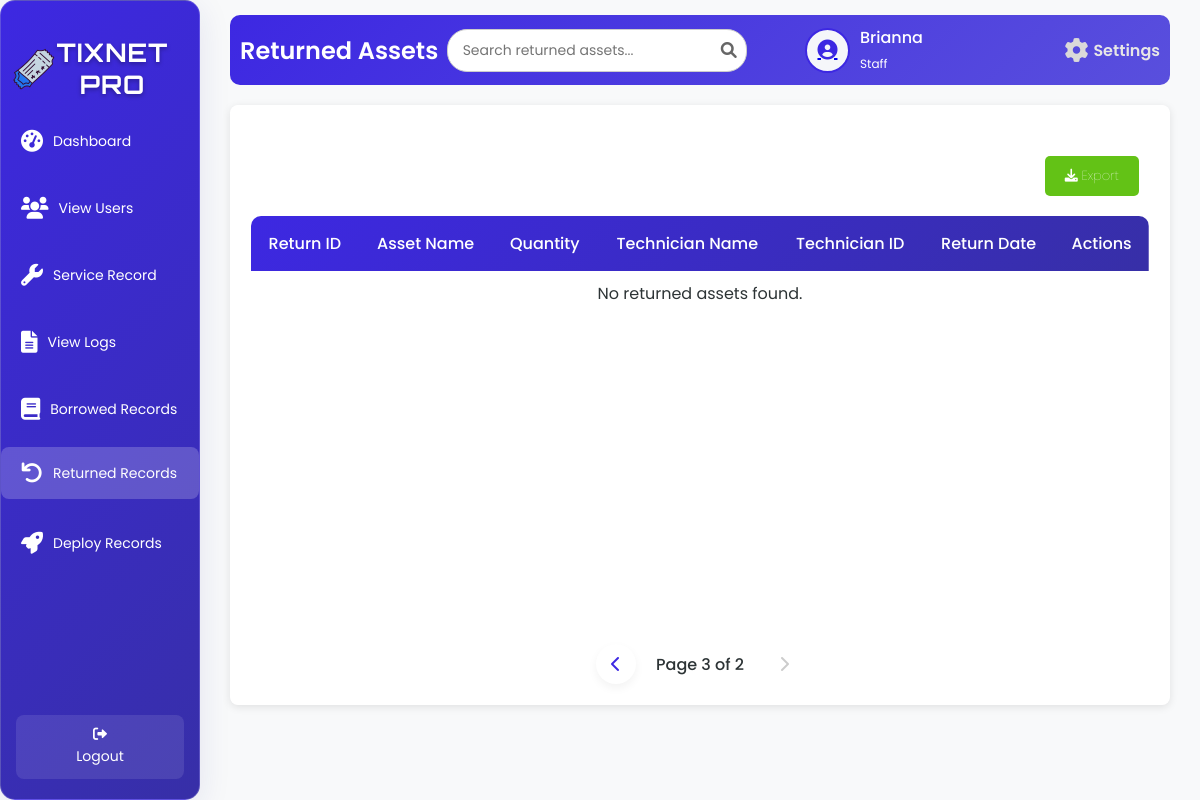
Page /returnT.php?page=3 (signed in) on the earlier database version.
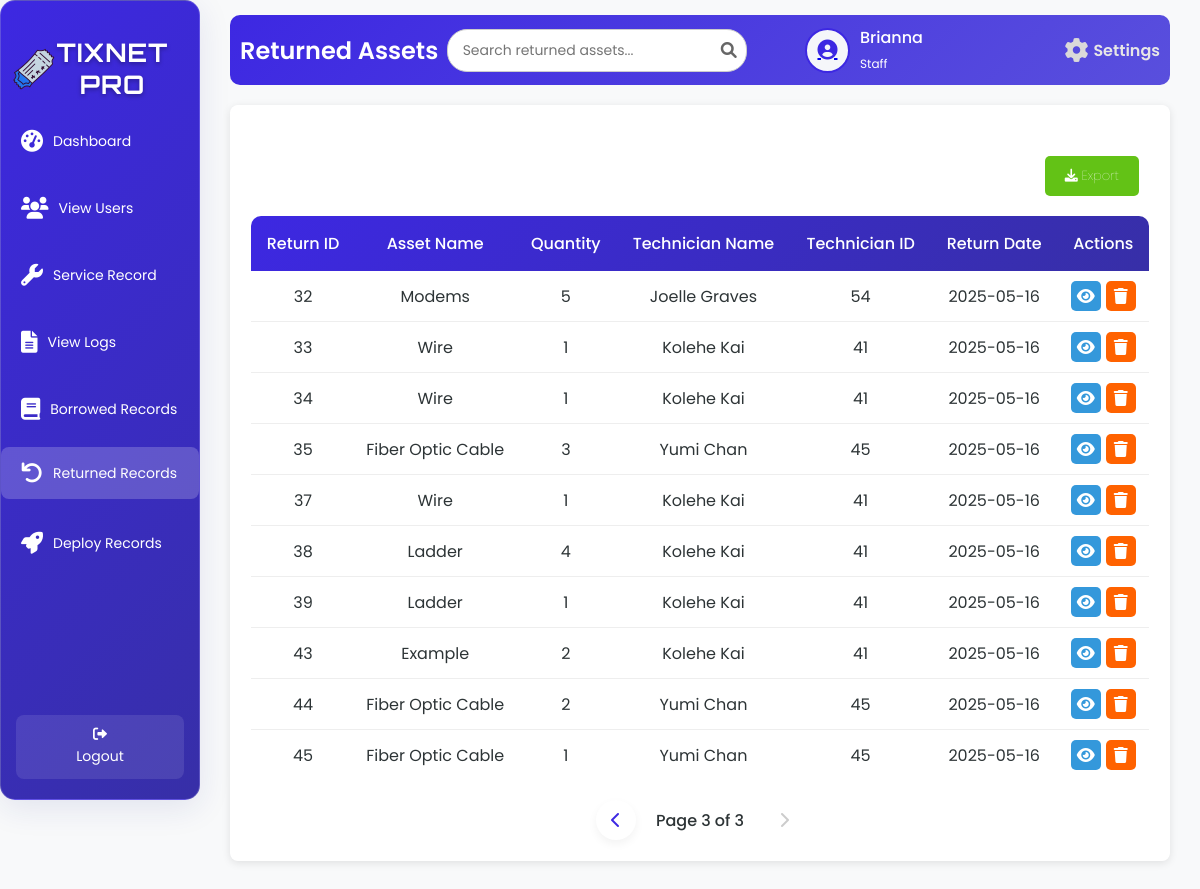
Same page on the later database version.
### tables this page shows
CREATE TABLE `tbl_user` (
  `u_id` int(50) NOT NULL,
  `u_fname` varchar(200) NOT NULL,
  `u_lname` varchar(200) NOT NULL,
  `u_email` varchar(200) NOT NULL,
  `u_username` varchar(200) NOT NULL,
  `u_password` varchar(200) NOT NULL,
  `u_type` varchar(200) NOT NULL,
  `u_status` varchar(200) NOT NULL
);

CREATE TABLE `tbl_returned` (
  `r_id` int(50) NOT NULL,
  `r_assets_name` varchar(200) NOT NULL,
  `r_quantity` int(50) NOT NULL,
  `r_technician_name` varchar(200) NOT NULL,
  `r_technician_id` int(50) NOT NULL,
  `r_date` date NOT NULL
);

### returnT.php (the view, shortened to what this page needs)
<?php
include 'db.php';
$username = $_SESSION['username'];
$firstName = '';
$userType = '';
$avatarPath = $_SESSION['avatarPath'];
if ($conn) {
    $sqlUser = "SELECT u_fname, u_lname, u_type FROM tbl_user WHERE u_username = ?";
    $stmt = $conn->prepare($sqlUser);
    $stmt->bind_param("s", $username);
    $stmt->execute();
    $resultUser = $stmt->get_result();
    if ($resultUser->num_rows > 0) {
        $row = $resultUser->fetch_assoc();
        $firstName = $row['u_fname'];
        $userType = $row['u_type'];
    }
    $limit = 10;
    $page = isset($_GET['page']) ? (int)$_GET['page'] : 1;
    $offset = ($page - 1) * $limit;
    $countQuery = "SELECT COUNT(*) as total FROM tbl_returned";
    $countResult = $conn->query($countQuery);
    $totalRecords = $countResult->fetch_assoc()['total'];
    $totalPages = ceil($totalRecords / $limit);
    $sqlBorrowed = "SELECT r_id, r_assets_name, r_quantity, r_technician_name, r_technician_id, r_date FROM tbl_returned LIMIT ?, ?";
    $stmt = $conn->prepare($sqlBorrowed);
    $stmt->bind_param("ii", $offset, $limit);
    $stmt->execute();
    $resultBorrowed = $stmt->get_result();
} else {
    echo "Database connection failed.";
    exit();
}
?>
<!DOCTYPE html>
<html lang="en">
<head>
    <link rel="stylesheet" href="returnT.css">
    <link rel="stylesheet" href="https://cdnjs.cloudflare.com/ajax/libs/font-awesome/6.0.0-beta3/css/all.min.css">
</head>
<body>
<div class="wrapper">
    <div class="sidebar glass-container">
        <h2><img src="image/logo.png" alt="Tix Net Icon" class="sidebar-icon">TixNet Pro</h2>
        <ul>
            <li><a href="adminD.php"><i class="fas fa-tachometer-alt"></i> <span>Dashboard</span></a></li>
            <li><a href="viewU.php"><i class="fas fa-users"></i> <span>View Users</span></a></li>
            <li><a href="view_service_record.php"><i class="fas fa-wrench"></i> <span> Service Record</span></a></li>
            <li><a href="logs.php"><i class="fas fa-file-alt"></i> <span>View Logs</span></a></li>
            <li><a href="borrowedT.php"><i class="fas fa-book"></i> <span>Borrowed Records</span></a></li>
            <li><a href="returnT.php" class="active"><i class="fas fa-undo"></i> <span>Returned Records</span></a></li>
            <li><a href="deployedT.php"><i class="fas fa-rocket"></i> <span>Deploy Records</span></a></li>
        </ul>
        <footer>
           <a href="index.php" class="back-home"><i class="fas fa-sign-out-alt"></i> Logout</a>
        </footer>
    </div>
    <div class="container">
        <div class="upper">
            <h1>Returned Assets</h1>
            <div class="search-container">
                <input type="text" class="search-bar" id="searchInput" placeholder="Search returned assets..." onkeyup="debouncedSearchReturned()">
                <span class="search-icon"><i class="fas fa-search"></i></span>
            </div>
            <div class="user-profile">
                <div class="user-icon">
                    <a href="image.php">
                        <?php
                        $cleanAvatarPath = preg_replace('/\?\d+$/', '', $avatarPath);
                        if (!empty($avatarPath) && file_exists($cleanAvatarPath)) {
                            echo "<img src='" . htmlspecialchars($avatarPath, ENT_QUOTES, 'UTF-8') . "' alt='User Avatar'>";
                        } else {
                            echo "<i class='fas fa-user-circle'></i>";
                        }
                        ?>
                    </a>
                </div>
                <div class="user-details">
                    <span><?php echo htmlspecialchars($firstName, ENT_QUOTES, 'UTF-8'); ?></span>
                    <small><?php echo htmlspecialchars(ucfirst($userType), ENT_QUOTES, 'UTF-8'); ?></small>
                </div>
                <a href="settings.php" class="settings-link">
                    <i class="fas fa-cog"></i>
                    <span>Settings</span>
                </a>
            </div>
        </div>
        <div class="table-box glass-container">
            <div class="action-buttons">
                <button class="action-btn export-btn"><i class="fas fa-download"></i> Export</button>
            </div>
            <table id="returned-assets-table">
                <thead>
                    <tr>
                        <th>Return ID</th>
                        <th>Asset Name</th>
                        <th>Quantity</th>
                        <th>Technician Name</th>
                        <th>Technician ID</th>
                        <th>Return Date</th>
                        <th>Actions</th>
                    </tr>
                </thead>
                <tbody id="tableBody">
                    <?php
                    if ($resultBorrowed && $resultBorrowed->num_rows > 0) {
                        while ($row = $resultBorrowed->fetch_assoc()) {
                            echo "<tr>
                                    <td>{$row['r_id']}</td>
                                    <td>" . htmlspecialchars($row['r_assets_name'], ENT_QUOTES, 'UTF-8') . "</td>
                                    <td>{$row['r_quantity']}</td>
                                    <td>" . htmlspecialchars($row['r_technician_name'], ENT_QUOTES, 'UTF-8') . "</td>
                                    <td>{$row['r_technician_id']}</td>
                                    <td>{$row['r_date']}</td>
                                    <td class='action-buttons'>
                                        <a class='view-btn' onclick=\"showViewModal('{$row['r_id']}', '" . htmlspecialchars($row['r_assets_name'], ENT_QUOTES, 'UTF-8') . "', '{$row['r_quantity']}', '" . htmlspecialchars($row['r_technician_name'], ENT_QUOTES, 'UTF-8') . "', '{$row['r_technician_id']}', '{$row['r_date']}')\" title='View'><i class='fas fa-eye'></i></a>
                                        <a class='delete-btn' onclick=\"showDeleteModal('{$row['r_id']}', '" . htmlspecialchars($row['r_assets_name'], ENT_QUOTES, 'UTF-8') . "')\" title='Delete'><i class='fas fa-trash'></i></a>
                                    </td>
                                  </tr>";
                        }
                    } else {
                        echo "<tr><td colspan='7' style='text-align: center;'>No returned assets found.</td></tr>";
                    }
                    ?>
                </tbody>
            </table>
            <div class="pagination" id="returned-pagination">
                <?php if ($page > 1): ?>
                    <a href="?page=<?php echo $page - 1; ?>" class="pagination-link"><i class="fas fa-chevron-left"></i></a>
                <?php else: ?>
                    <span class="pagination-link disabled"><i class="fas fa-chevron-left"></i></span>
                <?php endif; ?>
                <span class="current-page">Page <?php echo $page; ?> of <?php echo $totalPages; ?></span>
                <?php if ($page < $totalPages): ?>
                    <a href="?page=<?php echo $page + 1; ?>" class="pagination-link"><i class="fas fa-chevron-right"></i></a>
                <?php else: ?>
                    <span class="pagination-link disabled"><i class="fas fa-chevron-right"></i></span>
                <?php endif; ?>
            </div>
        </div>
    </div>
</div>
</body>
</html>

Differences in the rows shown:
added tbl_returned: r_id "32", r_assets_name "Modems", r_quantity "5", r_technician_name "Joelle Graves", r_technician "54", r_date "2025-05-16"
added tbl_returned: r_id "33", r_assets_name "Wire", r_quantity "1", r_technician_name "Kolehe Kai", r_technician "41", r_date "2025-05-16"
added tbl_returned: r_id "34", r_assets_name "Wire", r_quantity "1", r_technician_name "Kolehe Kai", r_technician "41", r_date "2025-05-16"
added tbl_returned: r_id "35", r_assets_name "Fiber Optic Cable", r_quantity "3", r_technician_name "Yumi Chan", r_technician "45", r_date "2025-05-16"
added tbl_returned: r_id "37", r_assets_name "Wire", r_quantity "1", r_technician_name "Kolehe Kai", r_technician "41", r_date "2025-05-16"
added tbl_returned: r_id "38", r_assets_name "Ladder", r_quantity "4", r_technician_name "Kolehe Kai", r_technician "41", r_date "2025-05-16"
added tbl_returned: r_id "39", r_assets_name "Ladder", r_quantity "1", r_technician_name "Kolehe Kai", r_technician "41", r_date "2025-05-16"
added tbl_returned: r_id "43", r_assets_name "Example", r_quantity "2", r_technician_name "Kolehe Kai", r_technician "41", r_date "2025-05-16"
added tbl_returned: r_id "44", r_assets_name "Fiber Optic Cable", r_quantity "2", r_technician_name "Yumi Chan", r_technician "45", r_date "2025-05-16"
added tbl_returned: r_id "45", r_assets_name "Fiber Optic Cable", r_quantity "1", r_technician_name "Yumi Chan", r_technician "45", r_date "2025-05-16"
Other differences:
$totalPages: "2" → "3"
text no longer shown: "No returned assets found."
